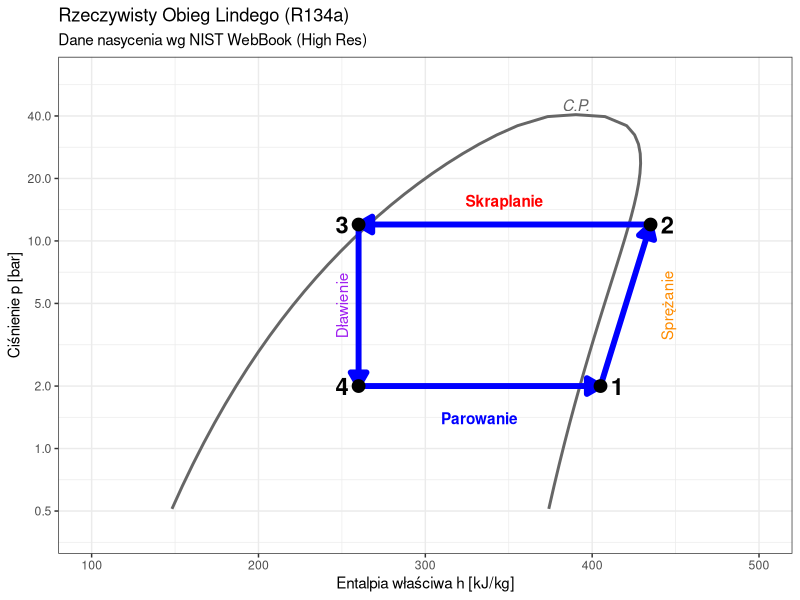

Generate this figure with R:
## ---- chunk 1
#| echo: false
#| warning: false
#| message: false
library(ggplot2)
theme_set(theme_minimal(base_size = 18))
## ---- chunk 2
#| label: ph-cycle
#| echo: false
#| fig-width: 10
#| fig-height: 6

library(ggplot2)

# Dense R134a data from NIST WebBook (-40C to 100C, step 5C)
# Units: Temp [C], Pres [bar], h_liq [kJ/kg], h_vap [kJ/kg]
r134a_data <- data.frame(
    temp = c(-40, -35, -30, -25, -20, -15, -10, -5, 0, 5, 10, 15, 20, 25, 30, 35, 40, 45, 50, 55, 60, 65, 70, 75, 80, 85, 90, 95, 100),
    p = c(0.51209, 0.66144, 0.84378, 1.0640, 1.3273, 1.6394, 2.0060, 2.4334, 2.9280, 3.4966, 4.1461, 4.8837, 5.7171, 6.6538, 7.7020, 8.8698, 10.166, 11.599, 13.179, 14.915, 16.818, 18.898, 21.168, 23.641, 26.332, 29.258, 32.442, 35.912, 39.724),
    h_l = c(148.14, 154.44, 160.79, 167.19, 173.64, 180.14, 186.70, 193.32, 200.00, 206.75, 213.58, 220.48, 227.47, 234.55, 241.72, 249.01, 256.41, 263.94, 271.62, 279.47, 287.50, 295.76, 304.28, 313.13, 322.39, 332.22, 342.93, 355.25, 373.30),
    h_v = c(374.00, 377.17, 380.32, 383.45, 386.55, 389.63, 392.66, 395.66, 398.60, 401.49, 404.32, 407.07, 409.75, 412.33, 414.82, 417.19, 419.43, 421.52, 423.44, 425.15, 426.63, 427.82, 428.65, 429.03, 428.81, 427.76, 425.42, 420.67, 407.68)
)

# Critical Point (Manual addition to close the dome)
cp_data <- data.frame(temp = 101.06, p = 40.593, h_l = 390.2, h_v = 390.2)
r134a_data <- rbind(r134a_data, cp_data)

# Construct Dome Data (No spline needed, data is dense enough)
dome <- data.frame(
    h = c(r134a_data$h_l, rev(r134a_data$h_v)),
    p = c(r134a_data$p, rev(r134a_data$p))
)

# Cycle Points (Adjusted for R134a scale)
# P1 = 2 bar (~ -10C). Sat Gas h ~ 392.
# h1 = 405 (Superheated)
h1 <- 405
p1 <- 2.0
# P2 = 12 bar (~ 45C). Sat Gas h ~ 423.
# h2 = 435 (Superheated, after compression)
h2 <- 435
p2 <- 12.0
# P3 = 12 bar. Sat Liq h ~ 266.
# h3 = 260 (Subcooled)
h3 <- 260
p3 <- 12.0
# P4 = 2 bar. Isenthalpic expansion.
h4 <- 260
p4 <- 2.0

# Segments for arrows (Process lines)
segments <- data.frame(
    x = c(h1, h2, h3, h4),
    y = c(p1, p2, p3, p4),
    xend = c(h2, h3, h4, h1),
    yend = c(p2, p3, p4, p1),
    process = c("Sprężanie", "Skraplanie", "Dławienie", "Parowanie")
)

ggplot() +
    # Dome (Smooth Path)
    geom_path(data = dome, aes(x = h, y = p), color = "grey40", size = 1) +
    annotate("text", x = 390, y = 45, label = "C.P.", color = "grey40", fontface = "italic", size = 4) +

    # Cycle Lines with Arrows
    geom_segment(
        data = segments, aes(x = x, y = y, xend = xend, yend = yend),
        color = "blue", size = 2, arrow = arrow(type = "closed", length = unit(0.4, "cm"))
    ) +

    # Process Labels
    annotate("text", x = (h1 + h4) / 2, y = p1 * 0.7, label = "Parowanie", color = "blue", fontface = "bold") +
    annotate("text", x = (h2 + h3) / 2, y = p2 * 1.3, label = "Skraplanie", color = "red", fontface = "bold") +
    annotate("text", x = h2 + 10, y = sqrt(p1 * p2), label = "Sprężanie", angle = 90, color = "darkorange") +
    annotate("text", x = h4 - 10, y = sqrt(p1 * p2), label = "Dławienie", angle = 90, color = "purple") +

    # Points labels
    annotate("point", x = c(h1, h2, h3, h4), y = c(p1, p2, p3, p4), size = 4) +
    annotate("text", x = h1 + 10, y = p1, label = "1", size = 6, fontface = "bold") +
    annotate("text", x = h2 + 10, y = p2, label = "2", size = 6, fontface = "bold") +
    annotate("text", x = h3 - 10, y = p3, label = "3", size = 6, fontface = "bold") +
    annotate("text", x = h4 - 10, y = p4, label = "4", size = 6, fontface = "bold") +
    scale_y_log10(breaks = c(0.5, 1, 2, 5, 10, 20, 40), limits = c(0.4, 60)) +
    scale_x_continuous(limits = c(100, 500)) +
    theme_bw() +
    labs(
        title = "Rzeczywisty Obieg Lindego (R134a)",
        subtitle = "Dane nasycenia wg NIST WebBook (High Res)",
        x = "Entalpia właściwa h [kJ/kg]",
        y = "Ciśnienie p [bar]"
    )
